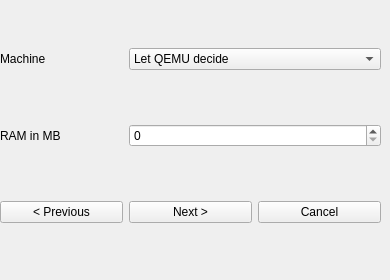
     <widget class="QWidget" name="page_21">
      <widget class="QWidget" name="gridLayoutWidget_20">
       <property name="geometry">
        <rect>
         <x>0</x>
         <y>0</y>
         <width>381</width>
         <height>271</height>
        </rect>
       </property>
       <layout class="QGridLayout" name="gridLayout_20">
        <item row="3" column="1">
         <widget class="QPushButton" name="pushButton_60">
          <property name="text">
           <string>Next &gt;</string>
          </property>
         </widget>
        </item>
        <item row="2" column="0">
         <widget class="QLabel" name="label_54">
          <property name="text">
           <string>RAM in MB</string>
          </property>
         </widget>
        </item>
        <item row="0" column="0">
         <widget class="QLabel" name="label_55">
          <property name="text">
           <string>Machine</string>
          </property>
         </widget>
        </item>
        <item row="3" column="0">
         <widget class="QPushButton" name="pushButton_61">
          <property name="text">
           <string>&lt; Previous</string>
          </property>
         </widget>
        </item>
        <item row="3" column="2">
         <widget class="QPushButton" name="pushButton_62">
          <property name="text">
           <string>Cancel</string>
          </property>
         </widget>
        </item>
        <item row="0" column="1" colspan="2">
         <widget class="QComboBox" name="comboBox_32">
          <item>
           <property name="text">
            <string>Let QEMU decide</string>
           </property>
          </item>
          <item>
           <property name="text">
            <string>niagara</string>
           </property>
          </item>
          <item>
           <property name="text">
            <string>sun4u</string>
           </property>
          </item>
          <item>
           <property name="text">
            <string>sun4v</string>
           </property>
          </item>
          <item>
           <property name="text">
            <string>none</string>
           </property>
          </item>
         </widget>
        </item>
        <item row="2" column="1" colspan="2">
         <widget class="QSpinBox" name="spinBox_14">
          <property name="maximum">
           <number>32768</number>
          </property>
         </widget>
        </item>
       </layout>
      </widget>
     </widget>
